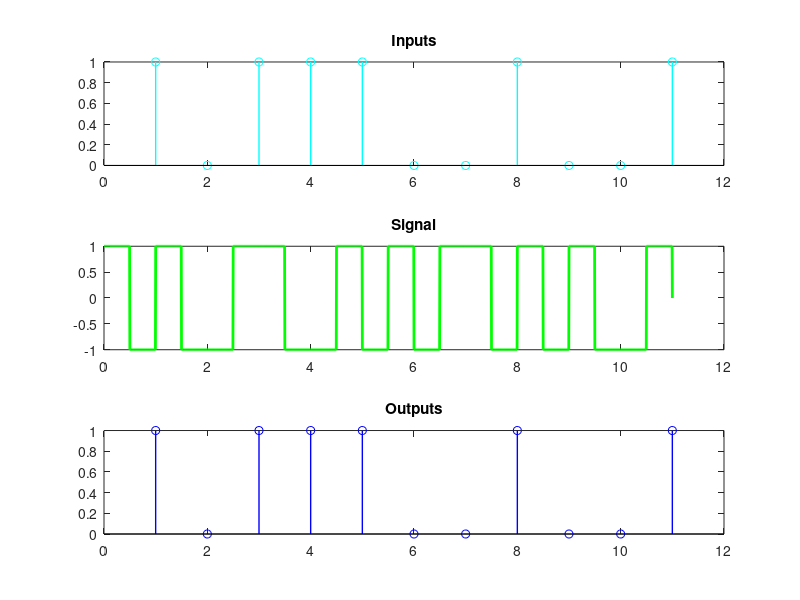

Write the MATLAB code that produced this figure.
input_bits = [1 0 1 1 1 0 0 1 0 0 1];
bitrate = 1;

subplot(311);
stem(input_bits,'c','LineWidth',1);
title('Inputs');

T = length(input_bits)/bitrate; % full time of bit sequence
n = 200;
N = n*length(input_bits);
dt = T/N;
t = 0:dt:T;
signal = zeros(1,length(t)); % output signal
base_polarity = 1;
polarity = base_polarity;
for i = 0:length(input_bits)-1
  if input_bits(i+1) == 1
    signal(i*n+1:(i+0.5)*n) = polarity;
    signal((i+0.5)*n+1:(i+1)*n) = -polarity;
    polarity = -polarity;
  else
    polarity = -polarity;
    signal(i*n+1:(i+0.5)*n) = polarity;   
    signal((i+0.5)*n+1:(i+1)*n) = -polarity;
    polarity = -polarity;
  end
end

subplot(312);
plot(t,signal,'g','LineWidth',2);
title('Signal');
  
%demodulation
output_bits = zeros(1,length(input_bits));
disp(signal(1));disp(base_polarity);
if signal(1) == base_polarity
    output_bits(1) = 1;
else
    output_bits(1) = 0;
end

for i = 1:length(input_bits)-1
    if signal((i-1)*n+1) != signal(i*n+1)
        output_bits(i+1) = 1;
    end        
end 

subplot(313);
stem(output_bits,'b','LineWidth',1);
title('Outputs');  
